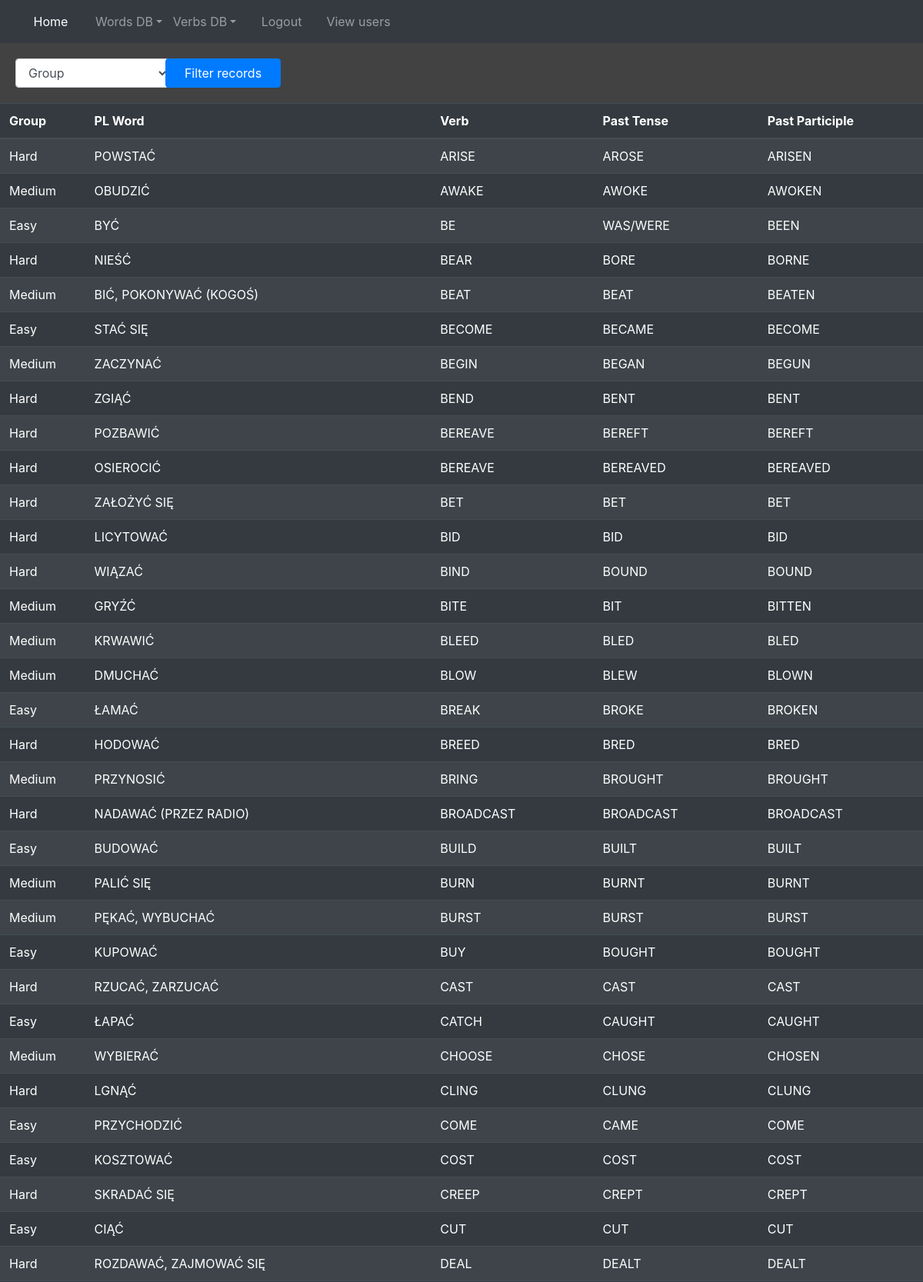
Page /verbs/view_records_verbs.html (upper part) on the committed database.
### models.py (models this page shows, shortened)
class Verbs(db.Model):
    id = db.Column('id', db.Integer, primary_key=True)
    verbs_group = db.Column('verbs_group', db.String)
    pl = db.Column('pl', db.String)
    form1 = db.Column('form1', db.String)
    form2 = db.Column('form2', db.String)
    form3 = db.Column('form3', db.String)

### functions_verbs.py (the view)
@app.route('/verbs/view_records_verbs.html', methods=['POST', 'GET'])
def view_records_verbs():
    if request.method == 'POST':
        if request.form.get('filter'):
            verbs_group = request.form['verbs_group']
            print(verbs_group)
            verbs_group = '%' + verbs_group + '%'
            verbs = Verbs.query.filter(Verbs.verbs_group.like(verbs_group)).order_by(Verbs.form1.asc()).all()
        else:
            verbs = Verbs.query.order_by(Verbs.form1.asc()).all()
    else:
        verbs = Verbs.query.order_by(Verbs.form1.asc()).all()
    return render_template('/verbs/view_records_verbs.html', verbs=verbs)

### templates/verbs/view_records_verbs.html (shortened to what this page needs)
{% extends "base.html" %}
{% block content %}
<form method="POST" autocomplete="off" style="margin: 20px" enctype="multipart/form-data">
    <p>
    <div class="form-row align-items-center">
        <div class="col-sm-2">
            <select name="verbs_group" class="form-control form-select">
                <option value='' selected hidden>Group</option>
            </select>
        </div>
        <div class="col-sm-2">
            <input class="btn btn-primary btn-size" type="submit" name="filter" value="Filter records">&emsp;
        </div>
    </div>
    </p>
</form>
<table class="table table-striped table-dark table-hover">
  <thead>
    <tr>
      <th scope="col">Group</th>
      <th scope="col">PL Word</th>
      <th scope="col">Verb</th>
      <th scope="col">Past Tense</th>
      <th scope="col">Past Participle</th>
    </tr>
  </thead>
  <tbody>
    {% for item in verbs %}
      <tr>
        <td>{{ item.verbs_group }}</td>
        <td>{{ item.pl }}</td>
        <td>{{ item.form1 }}</td>
        <td>{{ item.form2 }}</td>
        <td>{{ item.form3 }}</td>
      </tr>
    {% endfor %}
  </tbody>
</table>
{% endblock %}

### static/styles/styles.css (style rules this page uses)
body { background-color: #424242; }
.form-select { width: 200px; }
.btn-size { width: 150px; }
input, textarea { background: none; color: #c6c6c6; font-size: 18px; padding: 10px 10px 10px 5px; display: block; width: 200px; border: none; border-radius: 0; border-bottom: 1px solid #c6c6c6; }

### rows in the picture
Verbs: verbs_group "Hard", pl "POWSTAĆ", form1 "ARISE", form2 "AROSE", form3 "ARISEN"
Verbs: verbs_group "Medium", pl "OBUDZIĆ", form1 "AWAKE", form2 "AWOKE", form3 "AWOKEN"
Verbs: verbs_group "Easy", pl "BYĆ", form1 "BE", form2 "WAS/WERE", form3 "BEEN"
Verbs: verbs_group "Hard", pl "NIEŚĆ", form1 "BEAR", form2 "BORE", form3 "BORNE"
Verbs: verbs_group "Medium", pl "BIĆ, POKONYWAĆ (KOGOŚ)", form1 "BEAT", form2 "BEAT", form3 "BEATEN"
Verbs: verbs_group "Easy", pl "STAĆ SIĘ", form1 "BECOME", form2 "BECAME", form3 "BECOME"
Verbs: verbs_group "Medium", pl "ZACZYNAĆ", form1 "BEGIN", form2 "BEGAN", form3 "BEGUN"
Verbs: verbs_group "Hard", pl "ZGIĄĆ", form1 "BEND", form2 "BENT", form3 "BENT"
Verbs: verbs_group "Hard", pl "POZBAWIĆ", form1 "BEREAVE", form2 "BEREFT", form3 "BEREFT"
Verbs: verbs_group "Hard", pl "OSIEROCIĆ", form1 "BEREAVE", form2 "BEREAVED", form3 "BEREAVED"
Verbs: verbs_group "Hard", pl "ZAŁOŻYĆ SIĘ", form1 "BET", form2 "BET", form3 "BET"
Verbs: verbs_group "Hard", pl "LICYTOWAĆ", form1 "BID", form2 "BID", form3 "BID"
Verbs: verbs_group "Hard", pl "WIĄZAĆ", form1 "BIND", form2 "BOUND", form3 "BOUND"
Verbs: verbs_group "Medium", pl "GRYŹĆ", form1 "BITE", form2 "BIT", form3 "BITTEN"
Verbs: verbs_group "Medium", pl "KRWAWIĆ", form1 "BLEED", form2 "BLED", form3 "BLED"
Verbs: verbs_group "Medium", pl "DMUCHAĆ", form1 "BLOW", form2 "BLEW", form3 "BLOWN"
Verbs: verbs_group "Easy", pl "ŁAMAĆ", form1 "BREAK", form2 "BROKE", form3 "BROKEN"
Verbs: verbs_group "Hard", pl "HODOWAĆ", form1 "BREED", form2 "BRED", form3 "BRED"
Verbs: verbs_group "Medium", pl "PRZYNOSIĆ", form1 "BRING", form2 "BROUGHT", form3 "BROUGHT"
Verbs: verbs_group "Hard", pl "NADAWAĆ (PRZEZ RADIO)", form1 "BROADCAST", form2 "BROADCAST", form3 "BROADCAST"
Verbs: verbs_group "Easy", pl "BUDOWAĆ", form1 "BUILD", form2 "BUILT", form3 "BUILT"
Verbs: verbs_group "Medium", pl "PALIĆ SIĘ", form1 "BURN", form2 "BURNT", form3 "BURNT"
Verbs: verbs_group "Medium", pl "PĘKAĆ, WYBUCHAĆ", form1 "BURST", form2 "BURST", form3 "BURST"
Verbs: verbs_group "Easy", pl "KUPOWAĆ", form1 "BUY", form2 "BOUGHT", form3 "BOUGHT"
Verbs: verbs_group "Hard", pl "RZUCAĆ, ZARZUCAĆ", form1 "CAST", form2 "CAST", form3 "CAST"
Verbs: verbs_group "Easy", pl "ŁAPAĆ", form1 "CATCH", form2 "CAUGHT", form3 "CAUGHT"
Verbs: verbs_group "Medium", pl "WYBIERAĆ", form1 "CHOOSE", form2 "CHOSE", form3 "CHOSEN"
Verbs: verbs_group "Hard", pl "LGNĄĆ", form1 "CLING", form2 "CLUNG", form3 "CLUNG"
Verbs: verbs_group "Easy", pl "PRZYCHODZIĆ", form1 "COME", form2 "CAME", form3 "COME"
Verbs: verbs_group "Easy", pl "KOSZTOWAĆ", form1 "COST", form2 "COST", form3 "COST"
Verbs: verbs_group "Hard", pl "SKRADAĆ SIĘ", form1 "CREEP", form2 "CREPT", form3 "CREPT"
Verbs: verbs_group "Easy", pl "CIĄĆ", form1 "CUT", form2 "CUT", form3 "CUT"
Verbs: verbs_group "Hard", pl "ROZDAWAĆ, ZAJMOWAĆ SIĘ", form1 "DEAL", form2 "DEALT", form3 "DEALT"
